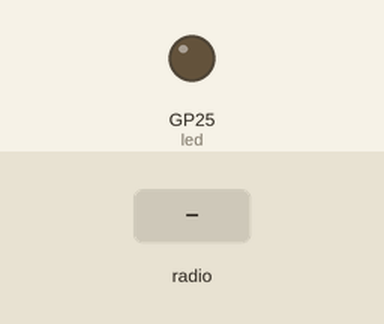
A program run on a simulated Raspberry Pi Pico running MicroPython. On the bench: output pins drawn as LEDs (lit = HIGH). Inputs (shaded band) come from the test bench. Pins used as bus, display or sensor lines are not drawn; what the program prints to the serial console is not drawn.

Above: at 1.2 s.
1.3 s: radio message "send" arrives
Timing chart, 0 to 4.3 s (numbered marks = the images above; inputs shaded):
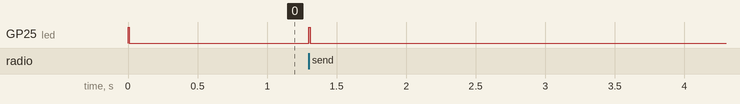

Measured:
- after the input at 1.3 s, GP25 (led): LOW → HIGH at once, → LOW 0.01 s later

The program:

main_RECEIVE.py
```python
# demo.py
# Kevin McAleer
# test the nRF24L01 modules to send and receive data
# Watch this video for more information about that library https://www.youtube.com/watch?v=aP8rSN-1eT0

from nrf24l01 import NRF24L01
from machine import SPI, Pin
from time import sleep
import struct

csn = Pin(14, mode=Pin.OUT, value=1) # Chip Select Not
ce = Pin(17, mode=Pin.OUT, value=0)  # Chip Enable
led = Pin(25, Pin.OUT)               # Onboard LED
payload_size = 20

# Define the channel or 'pipes' the radios use.
# switch round the pipes depending if this is a sender or receiver pico

# role = "send"
role = "receive"

if role == "send":
#    send_pipe = b"\xe1\xf0\xf0\xf0\xf0"
    send_pipe = b"\x31\x4e\x6f\x64\x65"
#    receive_pipe = b"\xd2\xf0\xf0\xf0\xf0"
    receive_pipe = b"\x32\x4e\x6f\x64\x65"
else:
#    send_pipe = b"\xd2\xf0\xf0\xf0\xf0"
    send_pipe = b"\x32\x4e\x6f\x64\x65"
#    receive_pipe = b"\xe1\xf0\xf0\xf0\xf0"
    receive_pipe = b"\x31\x4e\x6f\x64\x65"

def setup():
    print("Initialising the nRF24L0+ Module")
    nrf = NRF24L01(SPI(0), csn, ce, payload_size=payload_size)
    nrf.open_tx_pipe(send_pipe)
    nrf.open_rx_pipe(1, receive_pipe)
    nrf.start_listening()
    return nrf

def flash_led(times:int=None):
    ''' Flashed the built in LED the number of times defined in the times parameter '''
    for _ in range(times):
        led.value(1)
        sleep(0.01)
        led.value(0)
        sleep(0.01)

def send(nrf, msg):
    print("sending message.", msg)
    nrf.stop_listening()
    for n in range(len(msg)):
        try:
            encoded_string = msg[n].encode()
            byte_array = bytearray(encoded_string)
            buf = struct.pack("s", byte_array)
            nrf.send(buf)
            # print(role,"message",msg[n],"sent")
            flash_led(1)
        except OSError:
            print(role,"Sorry, message not sent")
    nrf.send("\n")
    nrf.start_listening()

# main code loop
flash_led(1)
nrf = setup()
nrf.start_listening()
msg_string = ""
messageNumber = 0

while True:
    msg = ""
    if role == "send":
        send(nrf, str(messageNumber))
        messageNumber = messageNumber + 1
#        send(nrf, "Yello world")
#        send(nrf, "Test")
    else:
        # Check for Messages
        if nrf.any():
            package = nrf.recv()
            message = struct.unpack("s",package)
            msg = message[0].decode()
            flash_led(1)

            # Check for the new line character
            if (msg == "\n") and (len(msg_string) <= 20):
                print("full message",msg_string, msg)
                msg_string = ""
            else:
                if len(msg_string) <= 20:
                    msg_string = msg_string + msg
                else:
                    msg_string = ""
```
